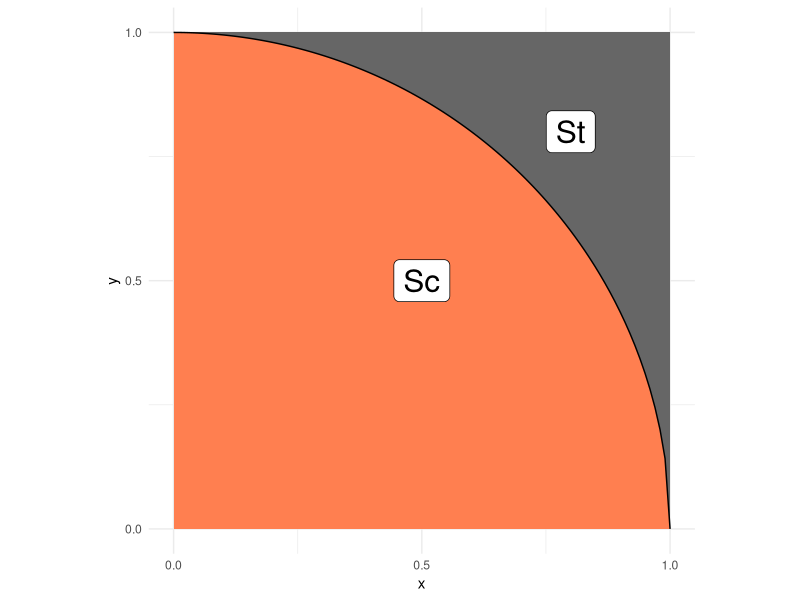
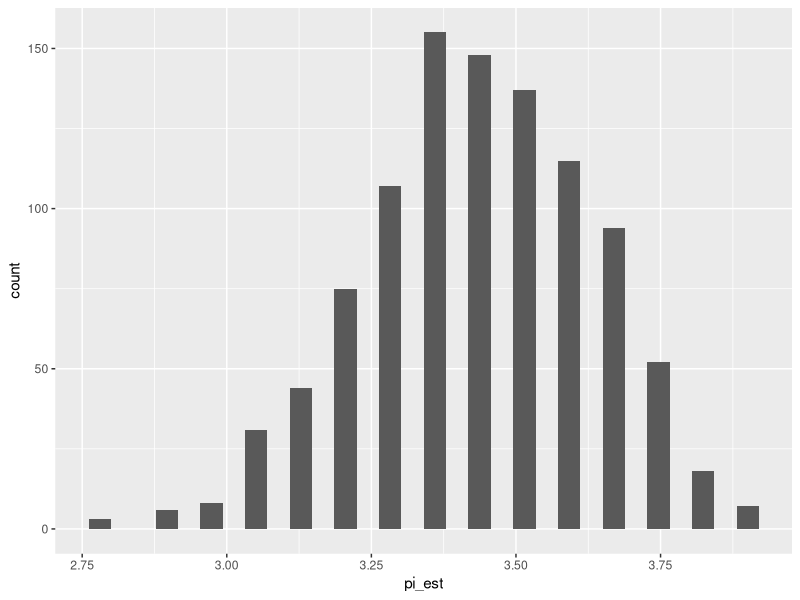

Reproduce these figures in R, in order.
## ---- chunk 1
library(tidyverse)
library(rsample)
## ---- chunk 2
## NOTE: No need to edit; this visual helps explain the pi estimation scheme
tibble(x = seq(0, 1, length.out = 100)) %>%
  mutate(y = sqrt(1 - x^2)) %>%

  ggplot(aes(x, y)) +
  annotate(
    "rect",
    xmin = 0, ymin = 0, xmax = 1, ymax = 1,
    fill = "grey40",
    size = 1
  ) +
  geom_ribbon(aes(ymin = 0, ymax = y), fill = "coral") +
  geom_line() +
  annotate(
    "label",
    x = 0.5, y = 0.5, label = "Sc",
    size = 8
  ) +
  annotate(
    "label",
    x = 0.8, y = 0.8, label = "St",
    size = 8
  ) +
  scale_x_continuous(breaks = c(0, 1/2, 1)) +
  scale_y_continuous(breaks = c(0, 1/2, 1)) +
  theme_minimal() +
  coord_fixed()
## ---- chunk 3
## TASK: Choose a sample size and generate samples
n <- 50 # Choose a sample size
df_q1 <- tibble(x = runif(n, min = 0, max = 1),
                y = runif(n, min = 0, max = 1)
          ) # Generate the data
## ---- chunk 4
## NOTE: Do not edit this code
# Correct sample size
assertthat::assert_that(
  dim(df_q1) %>% 
    .[[1]] == n,
  msg = "The sample size should be `n`"
)
# Correct column names
assertthat::assert_that(
  setequal(names(df_q1), c("x", "y")),
  msg = "df_q1 must include the columns `x` and `y`"
)
print("Good")
## ---- chunk 5
## TASK: Finish implementing this function
stat <- function(x, y) {
  ## TASK: Finish implementing this function
  ifelse(x^2 + y^2 <= 1, 4, 0)
}
## ---- chunk 6
## TASK: Finish writing these assert statements

# Check the value for points *inside* the circle
assertthat::assert_that(
    tibble(x = 0.5, y = 0.5) %>% # Pick a point *inside* the circle
    mutate(stat = stat(x, y)) %>% 
    pull(stat) %>% 
    .[[1]] ==
  4, # Write the correct value of stat() here
  msg = "Incorrect value when a point is inside the circle"
)

# Check the value for points *outside* the circle
assertthat::assert_that(
    tibble(x = 1, y = 1) %>% # Pick a point *outside* the circle
    mutate(stat = stat(x, y)) %>% 
    pull(stat) %>% 
    .[[1]] ==
  0, # Write the correct value of stat() here
  msg = "Incorrect value when a point is outside the circle"
)
print("Your assertions passed, but make sure they're checking the right thing!")
## ---- chunk 7
## TASK: Estimate pi using your data from q1
df_q3 <- 
  df_q1 %>% 
  # TODO: Estimate pi as the column `pi_est`
  summarize(
    pi_est = mean(stat(x, y))
  )
df_q3
## ---- chunk 8
## NOTE: Do not edit this code
# Correct sample size
assertthat::assert_that(
  dim(df_q3) %>% 
    .[[1]] == 1,
  msg = "This result should have just one row"
)
# Correct column names
assertthat::assert_that(
  setequal(names(df_q3), c("pi_est")),
  msg = "df_q3 must include the column `pi_est`"
)
print("Good")
## ---- chunk 9
## TASK: Finish the code below
df_q4 <- 
  df_q1 %>% 
  bootstraps(., times = 1000) %>% 
  mutate(
    pi_est = map_dbl(
      splits,
      function(split_df) {
        analysis(split_df) %>% 
          # Estimate pi (pi_est) using the resampled data;
          # this should be *identical* to the
          # code you wrote for q3
          summarize(
            pi_est = mean(stat(x, y))
          ) %>%
          pull(pi_est)
      }
    )
  )

## NOTE: Do not edit; use this to visualize your results
df_q4 %>% 
  ggplot(aes(pi_est)) +
  geom_histogram()
## ---- chunk 10
## TASK: Compute a bootstrap confidence interval at the 95% level (alpha = 0.05)
df_q5 <- 
  df_q4 %>% 
  summarize(
    # TODO: Compute pi_lo and pi_up
    pi_lo = quantile(pi_est, 0.05 / 2),
    pi_up = quantile(pi_est, 1 - 0.05 / 2)
  )

df_q5
## ---- chunk 11
df_q6 <- df_q1 %>%
  mutate(stat_val = stat(x, y)) %>%
  summarize(
    low = mean(stat_val) - qnorm(1 - 0.05 / 2) * sd(stat_val) / sqrt(n),
    high = mean(stat_val) + qnorm(1 - 0.05 / 2) * sd(stat_val) / sqrt(n)
  )

df_q6
